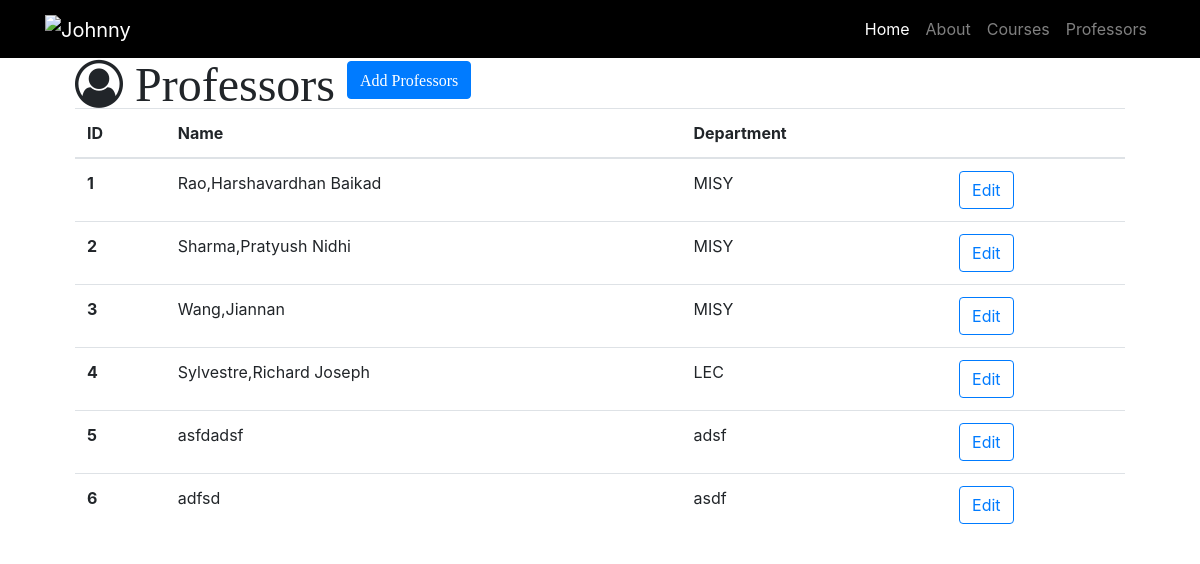
The app's page /professors, older data.
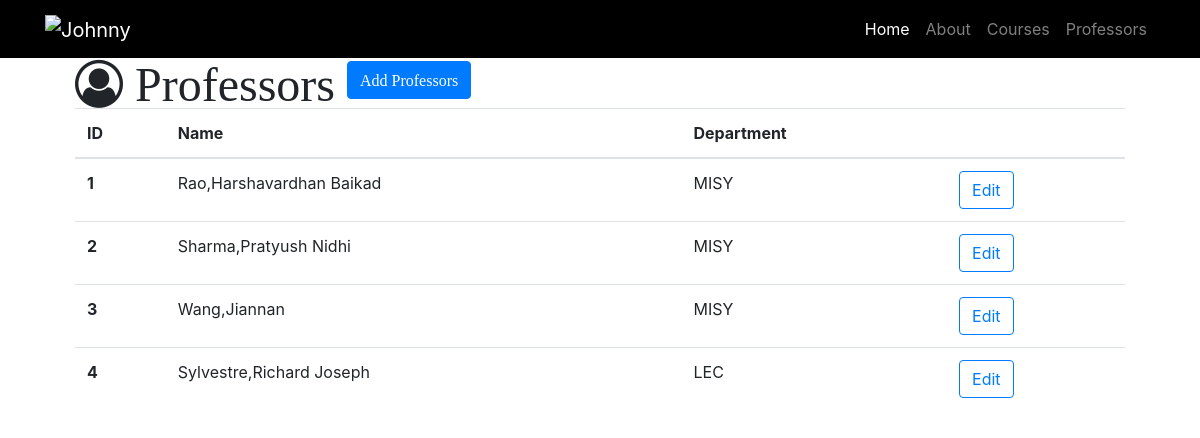
The same page, newer data.
### resume.py (models this page shows)
class Professor(db.Model):
    __tablename__ = 'professors'
    id = db.Column(db.Integer, primary_key=True)
    name = db.Column(db.String(64))
    department = db.Column(db.String(64))
    courses = db.relationship('Course', backref='professor')

### resume.py (the view)
@app.route('/professors')
def professors():
    professors = Professor.query.all()
    return render_template('professors.html', professors=professors)

### templates/professors.html (shortened to what this page needs)
{% extends "resume-base.html" %}
{% block head %}
{{ super () }}
{% endblock %}
{% block page_content %}
<div class="container">
<i class="fa fa-user-circle-o fa-3x" aria-hidden="true"> Professors
  <a id="add" href="/professor/add" class="btn btn-primary" role="button" aria-disabled="true">Add Professors</a>
</i>
{% if professors %}
   <table class="table">
     <thead>
       <tr>
         <th>ID</th>
         <th>Name</th>
         <th>Department</th>
         <th></th>
       </tr>
     </thead>
     <tbody>
       {% for professor in professors %}
       <tr>
           <th scope="row">{{ professor.id }}</th>
           <td>{{ professor.name }}</td>
           <td>{{ professor.department }}</td>
           <td>
             <a href="/professor/edit/{{professor.id}}" class="btn btn-outline-primary" role="button" aria-disabled="true">Edit</a>
           </td>
       </tr>
       {% endfor%}
     </tbody>
   </table>
   {% else %}
      <h3>there is no professors in the database yet.</h3>
    {% endif %}
 </div>
 {% endblock%}

Row changes from the older to the newer data that the page shows:
removed Professor: id "5", name "asfdadsf", department "adsf"
removed Professor: id "6", name "adfsd", department "asdf"
